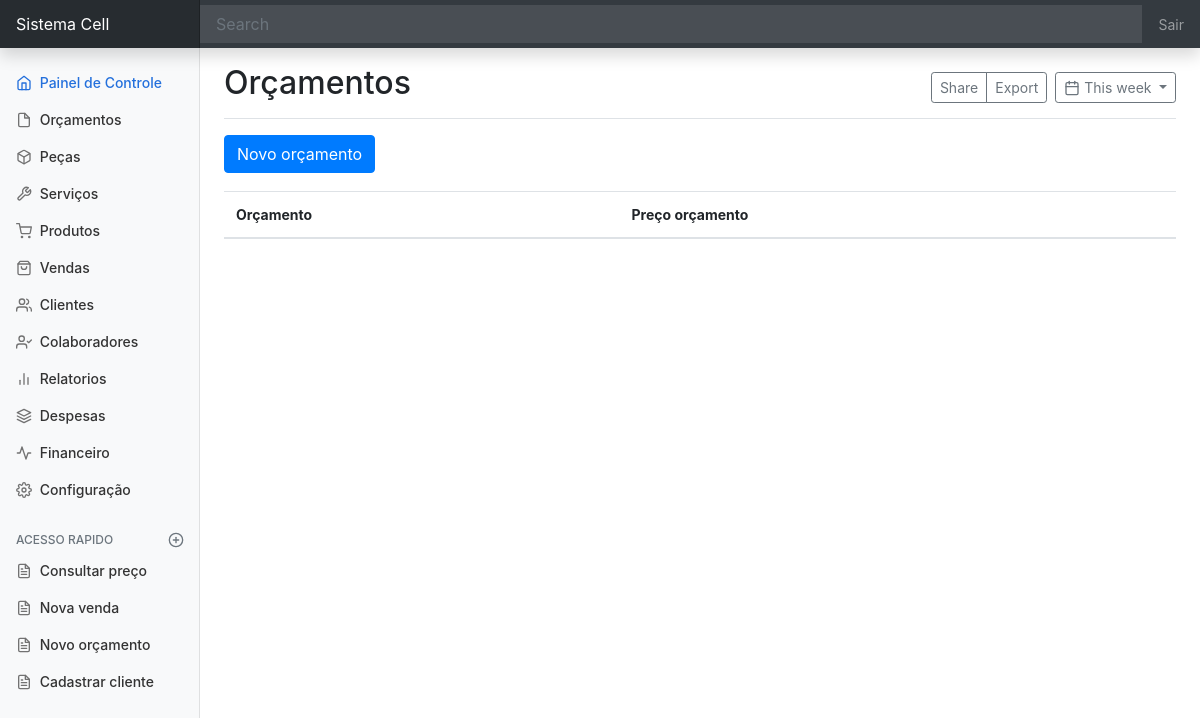
Page /orcamento/ on the earlier database version.
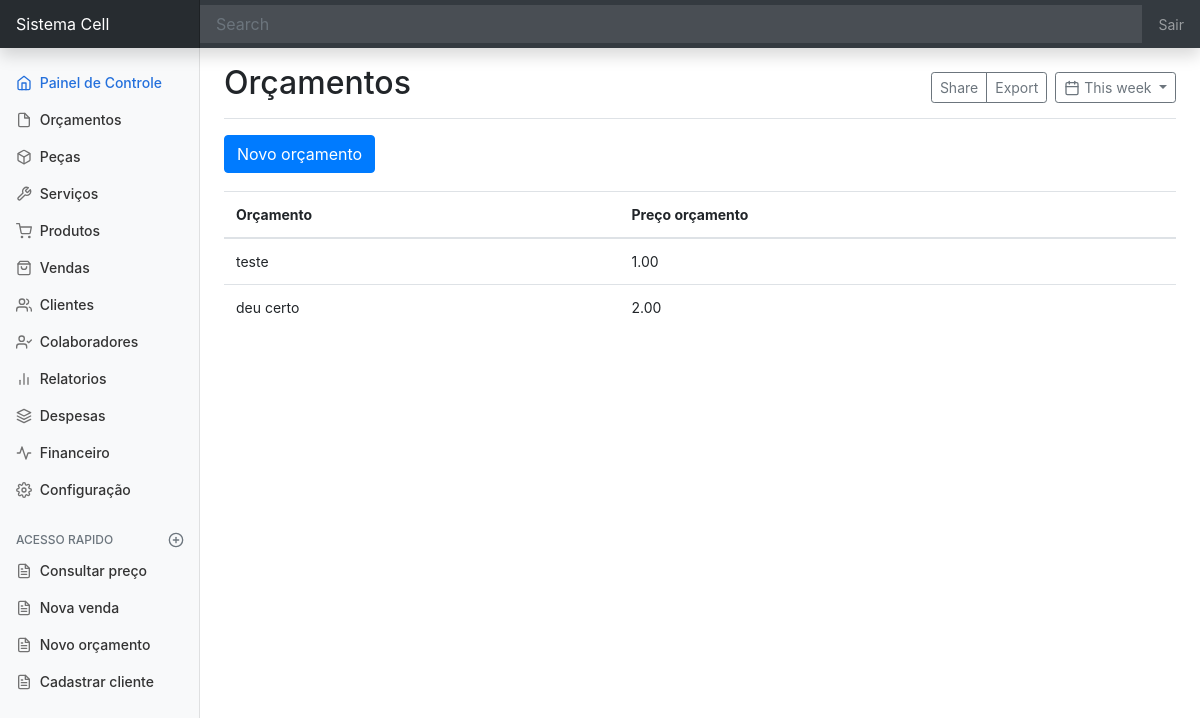
Same page on the later database version.
### orcamento/models.py (models this page shows)
class Orcamento(models.Model):
    nome_orcamento = models.CharField(max_length=90)
    preco_orcamento = models.DecimalField(max_digits=9, decimal_places=2)

### orcamento/views.py (the view)
# urls.py: path('orcamento/', ListaOrcamento.as_view(), name='orcamento'),
class ListaOrcamento(ListView):
    template_name = 'orcamento/pagina-inicial-orcamento.html'
    model = Orcamento

### orcamento/templates/orcamento/pagina-inicial-orcamento.html (shortened to what this page needs)
{% extends 'dashboard/pagina-inicial.html' %}
{% block titulo%}
    Orçamentos
{% endblock titulo%}
{% block conteudo%}
<a class="btn btn-primary"
   data-toggle="modal"
   data-target="#staticBackdrop"
   hx-get="{% url 'cadastrar-orcamento' %}"
   hx-target="#adicionar-conteudo"
>Novo orçamento</a>
<div style="padding-top:18px">
    <table class="table">
        <thead>
            <tr>
                <th>Orçamento</th>
                <th>Preço orçamento</th>
            </tr>
        </thead>
        <tbody id="orcamento-Tbody">
            {% include 'orcamento/tabela/tabela-orcamento.html' %}
        </tbody>
    </table>
</div>
{% endblock conteudo%}

### orcamento/templates/orcamento/tabela/linhas-tabela-orcamento.html
<tr>
    <td>{{ object.nome_orcamento }}</td>
    <td>{{ object.preco_orcamento }}</td>
</tr>

Differences in the rows shown:
added Orcamento: nome_orcamento "teste", preco_orcamento "1.00"
added Orcamento: nome_orcamento "deu certo", preco_orcamento "2.00"
